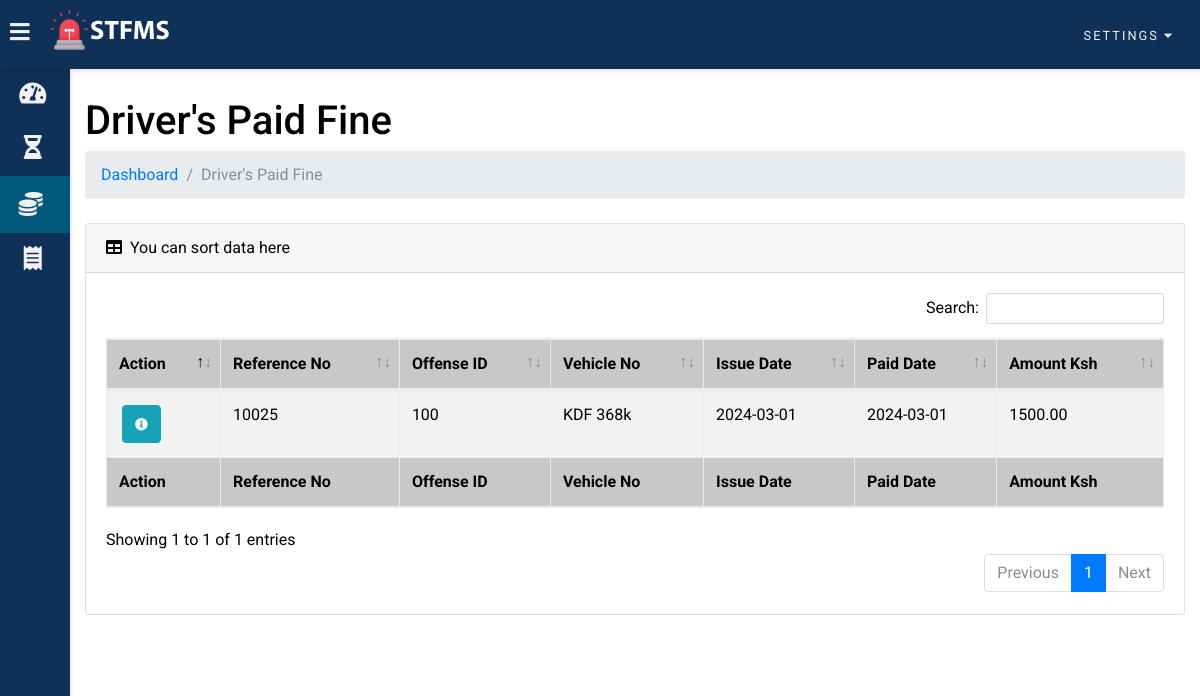
The app's page /user/paid_fine.php (signed in) with its own data.
### tables this page shows
CREATE TABLE `issued_fines` (
  `issued_fines_no` int(255) NOT NULL,
  `issued_fines_police_id` varchar(255) NOT NULL,
  `issued_fines_license_id` varchar(255) NOT NULL,
  `issued_fines_vehicle_no` varchar(255) NOT NULL,
  `issued_fines_class_of_vehicle` varchar(255) NOT NULL,
  `issued_fines_place` varchar(255) NOT NULL,
  `issued_fines_date` date NOT NULL,
  `issued_fines_time` time NOT NULL,
  `issued_fines_expire_date` date NOT NULL,
  `issued_fines_provisions` varchar(255) NOT NULL,
  `issued_fines_total_amount` decimal(10,2) NOT NULL,
  `issued_fines_status` varchar(255) NOT NULL,
  `issued_fines_paid_date` date NOT NULL
);

### user/paid_fine_table.php (the view, shortened to what this page needs)
<?php
if (isset($_SESSION['license_id']) && isset($_SESSION['driver_email']) && isset($_SESSION['driver_name']) && isset($_SESSION['home_address'])) {
?>
<table class="table table-striped table-bordered" id="dataTable" width="100%" cellspacing="0">
<thead>
        <tr>
            <th>Action</th>
            <th>Reference No</th>
            <th>Offense ID</th>
            <th>Vehicle No</th>
            <th>Issue Date</th>
            <th>Paid Date</th>
            <th>Amount Ksh</th>
        </tr>
    </thead>
    <tfoot>
        <tr>
            <th>Action</th>
            <th>Reference No</th>
            <th>Offense ID</th>
            <th>Vehicle No</th>
            <th>Issue Date</th>
            <th>Paid Date</th>
            <th>Amount Ksh</th>
        </tr>
    </tfoot>
    <tbody>
        <?php
        $license_id = $_SESSION['license_id'];
		$sql=mysqli_query($conn,"select * from issued_fines where issued_fines_license_id = '$license_id' AND issued_fines_status='paid'");
		while($res=mysqli_fetch_assoc($sql))
		{
		?>
        <tr>
            <td class="d-flex justify-content-start">
                <button type="button" name="view" value="View" id="<?php echo $res["issued_fines_no"]; ?>" class="btn btn-info btn-xs view_data"><i class="fas fa-info-circle"></i></button>
            </td>
            <td><?php echo $res['issued_fines_no']; ?></td>
            <td><?php echo $res['issued_fines_provisions']; ?></td>
            <td><?php echo $res['issued_fines_vehicle_no']; ?></td>
            <td><?php echo $res['issued_fines_date']; ?></td>
            <td><?php echo $res['issued_fines_date']; ?></td>
            <td><?php echo $res['issued_fines_total_amount']; ?></td>
        </tr>
        <?php
		}?>
    </tbody>
</table>
<?php
}else{
	header("Location: login.php");
	exit();
}
?>

### assets/css/main.css (style rules this page uses)
:root { --primary-color: #e84545; --warning-color: #431374; --success-color: #d46d31; --danger-color: #1d9e8b; --main-theam-color: #0f3057; --second-theam-color: #00587a; --light-background-color: #ffffff; --cards-background-color: #f1f1f1; --main-text-color: #333333; }
* { box-sizing: border-box; }
body { font-family: 'Roboto', sans-serif; background: var(--main-bg-color); color: var(--main-color); margin: 0; overflow-x: hidden; }
table { border-collapse: collapse; margin: 0 auto; width: 100% !important; }
table td { border-top: 1px solid var(--second-bg-color); padding: 10px; }
table td i { font-size: 0.8rem; text-align: center; }
table th { border-top: 1px solid var(--second-bg-color); border-bottom: 1px solid var(--second-bg-color); padding: 15px 12px; background-color: #c8c8c8; }
#dataTable td, #dataTable th { width: auto !important; }
.btn-info, .btn-warning, .btn-danger, .btn-success { display: inline-block; margin: 2px 3px; }

### records on screen
issued_fines: issued_fines_no "10025", issued_fines_provisions "100", issued_fines_vehicle_no "KDF 368k", issued_fines_date "2024-03-01", issued_fines_total_amount "1500.00"
